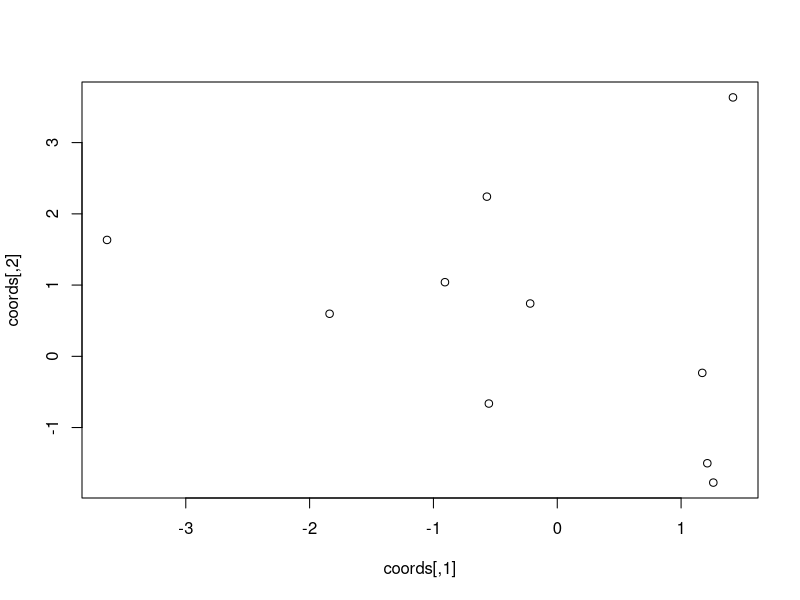

The R script that drew this image: (Note: this script raises an error after producing the figure.)
# https://damariszurell.github.io/EEC-MGC/a1_SpatialData.html
# https://pialentini.com/2018/01/25/getting-spatial-data-into-shape-for-species-distribution-modelling-sdms/

install.packages(c('terra'), dep=T)
library(terra)

set.seed(12345) # We set a seed for the random number generator, so that we all obtain the same results

coords <- cbind(
  x <- rnorm(10, sd=2),
  y <- rnorm(10, sd=2)
)

str(coords)
plot(coords)
sp <- terra::vect(coords)
class(sp)
sp
sp <- terra::vect(coords, crs = '+proj=longlat +datum=WGS84')
sp
terra:: values(sp) <- cercopitheque_gbif
sp
